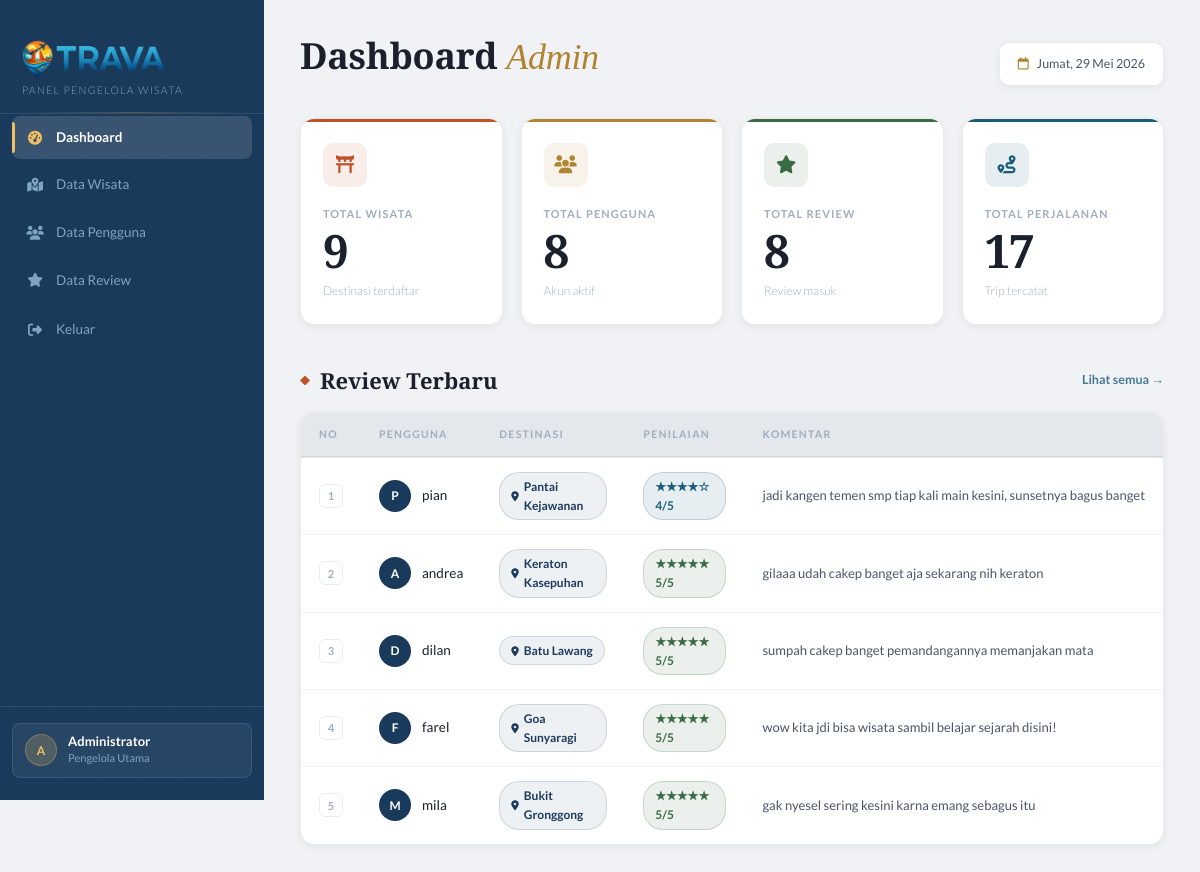
/admin/index.php (signed in), run on the app's committed database.
### tables this page shows
CREATE TABLE `review` (
  `id` int(11) NOT NULL,
  `user_id` int(11) DEFAULT NULL,
  `wisata_id` int(11) DEFAULT NULL,
  `komentar` text DEFAULT NULL,
  `rating` int(11) DEFAULT NULL,
  `created_at` timestamp NOT NULL DEFAULT current_timestamp()
);

CREATE TABLE `users` (
  `id` int(11) NOT NULL,
  `nama` varchar(100) NOT NULL,
  `email` varchar(100) NOT NULL,
  `password` varchar(255) NOT NULL,
  `role` enum('user','admin') DEFAULT 'user',
  `level` enum('Newbie','Explorer','Traveler','Expert Traveler','Cirebon Master') DEFAULT 'Newbie',
  `wacana_count` int(11) DEFAULT 0,
  `total_review` int(11) DEFAULT 0,
  `total_wishlist` int(11) DEFAULT 0,
  `total_trip` int(11) DEFAULT 0,
  `created_at` timestamp NOT NULL DEFAULT current_timestamp(),
  `foto` varchar(255) DEFAULT NULL
);

CREATE TABLE `wisata` (
  `id` int(11) NOT NULL,
  `nama` varchar(100) NOT NULL,
  `deskripsi` text DEFAULT NULL,
  `lokasi` varchar(150) DEFAULT 'Cirebon',
  `alamat_detail` text DEFAULT NULL,
  `kategori` varchar(50) DEFAULT NULL,
  `harga` int(11) DEFAULT 0,
  `fasilitas` text DEFAULT NULL,
  `aktivitas` text DEFAULT NULL,
  `gambar` varchar(255) DEFAULT NULL,
  `maps` text DEFAULT NULL,
  `rating_avg` float DEFAULT 0,
  `rating_count` int(11) DEFAULT 0,
  `created_at` timestamp NOT NULL DEFAULT current_timestamp(),
  `harga_sebelumnya` int(11) DEFAULT NULL
);

### admin/index.php (the view, shortened to what this page needs)
<?php
include '../config/koneksi.php';
$total_wisata = mysqli_num_rows(mysqli_query($conn, "SELECT * FROM wisata"));
$total_user   = mysqli_num_rows(mysqli_query($conn, "SELECT * FROM users"));
$total_review = mysqli_num_rows(mysqli_query($conn, "SELECT * FROM review"));
$total_trip   = mysqli_num_rows(mysqli_query($conn, "SELECT * FROM trip"));
$review_terbaru = mysqli_query($conn,
    "SELECT r.*, u.nama AS nama_user, w.nama AS nama_wisata
     FROM review r
     JOIN users u ON r.user_id = u.id
     JOIN wisata w ON r.wisata_id = w.id
     ORDER BY r.id DESC
     LIMIT 5");
?>
<!DOCTYPE html>
<html lang="id">
<head>
<link rel="stylesheet" href="https://cdnjs.cloudflare.com/ajax/libs/font-awesome/6.5.2/css/all.min.css">
</head>
<body>
<aside class="sidebar">
  <div class="sidebar-logo">
    <div class="logo-row">
      <img src="../assets/img/logo-trava.png" alt="TRAVA" class="logo-img">
    </div>
    <div class="logo-tagline">Panel Pengelola Wisata</div>
  </div>
  <a href="index.php" class="nav-item active"><i class="fa-solid fa-gauge-high"></i> Dashboard</a>
  <a href="wisata/data.php" class="nav-item"><i class="fa-solid fa-map-location-dot"></i> Data Wisata</a>
  <a href="user/data.php" class="nav-item"><i class="fa-solid fa-users"></i> Data Pengguna</a>
  <a href="review/data.php" class="nav-item"><i class="fa-solid fa-star"></i> Data Review</a>
  <a href="../logout.php" class="nav-item" style="margin-top:4px;"><i class="fa-solid fa-right-from-bracket"></i> Keluar</a>
  <div class="sidebar-bottom">
    <div class="admin-pill">
      <div class="admin-avatar">A</div>
      <div><div class="admin-name">Administrator</div><div class="admin-role">Pengelola Utama</div></div>
    </div>
  </div>
</aside>
<main class="main">
  <div class="topbar">
    <div><div class="page-title">Dashboard <span>Admin</span></div></div>
    <div class="topbar-date"><i class="fa-regular fa-calendar"></i><span id="tanggal"></span></div>
  </div>
  <div class="stats-grid">
    <div class="scard ct">
      <div class="sc-icon"><i class="fa-solid fa-torii-gate"></i></div>
      <div class="sc-label">Total Wisata</div>
      <div class="sc-val"><?= $total_wisata ?></div>
      <div class="sc-hint">Destinasi terdaftar</div>
    </div>
    <div class="scard cg">
      <div class="sc-icon"><i class="fa-solid fa-users"></i></div>
      <div class="sc-label">Total Pengguna</div>
      <div class="sc-val"><?= $total_user ?></div>
      <div class="sc-hint">Akun aktif</div>
    </div>
    <div class="scard cf">
      <div class="sc-icon"><i class="fa-solid fa-star"></i></div>
      <div class="sc-label">Total Review</div>
      <div class="sc-val"><?= $total_review ?></div>
      <div class="sc-hint">Review masuk</div>
    </div>
    <div class="scard co">
      <div class="sc-icon"><i class="fa-solid fa-route"></i></div>
      <div class="sc-label">Total Perjalanan</div>
      <div class="sc-val"><?= $total_trip ?></div>
      <div class="sc-hint">Trip tercatat</div>
    </div>
  </div>
  <div class="section-row">
    <div class="section-title">Review Terbaru</div>
    <a href="review/data.php" class="section-link">Lihat semua &rarr;</a>
  </div>
  <div class="table-wrap">
    <table>
      <thead>
        <tr>
          <th>No</th><th>Pengguna</th><th>Destinasi</th><th>Penilaian</th><th>Komentar</th>
        </tr>
      </thead>
      <tbody>
      <?php if(mysqli_num_rows($review_terbaru)===0): ?>
        <tr><td colspan="5" style="text-align:center;padding:40px;color:var(--tx-3);">Belum ada review.</td></tr>
      <?php else: $no=1; while($row=mysqli_fetch_assoc($review_terbaru)):
        $init=strtoupper(mb_substr($row['nama_user'],0,1));
        $rating=(int)$row['rating'];
        $stars=str_repeat('★',$rating).str_repeat('☆',5-$rating);
      ?>
        <tr>
          <td><span class="row-no"><?= $no++ ?></span></td>
          <td><div class="user-cell"><div class="u-avatar"><?= $init ?></div><?= htmlspecialchars($row['nama_user']) ?></div></td>
          <td><span class="dest-tag"><i class="fa-solid fa-location-dot" style="font-size:10px;"></i><?= htmlspecialchars($row['nama_wisata']) ?></span></td>
          <td><span class="rb r<?= $rating ?>"><?= $stars ?> <?= $rating ?>/5</span></td>
          <td><span class="komentar" title="<?= htmlspecialchars($row['komentar']) ?>"><?= htmlspecialchars($row['komentar']) ?></span></td>
        </tr>
      <?php endwhile; endif; ?>
      </tbody>
    </table>
  </div>
</main>
</body>
</html>

### data on the page
review: user.nama "P", user.nama "pian", wisata.nama "Pantai Kejawanan", rating "★★★★☆", rating "4", komentar "jadi kangen temen smp tiap kali main kesini, sunsetnya bagus banget"
review: user.nama "A", user.nama "andrea", wisata.nama "Keraton Kasepuhan", rating "★★★★★", rating "5", komentar "gilaaa udah cakep banget aja sekarang nih keraton"
review: user.nama "D", user.nama "dilan", wisata.nama "Batu Lawang", rating "★★★★★", rating "5", komentar "sumpah cakep banget pemandangannya memanjakan mata"
review: user.nama "F", user.nama "farel", wisata.nama "Goa Sunyaragi", rating "★★★★★", rating "5", komentar "wow kita jdi bisa wisata sambil belajar sejarah disini!"
review: user.nama "M", user.nama "mila", wisata.nama "Bukit Gronggong", rating "★★★★★", rating "5", komentar "gak nyesel sering kesini karna emang sebagus itu"

### other printed values
$total_wisata "9"
$total_user "8"
$total_review "8"
$total_trip "17"
